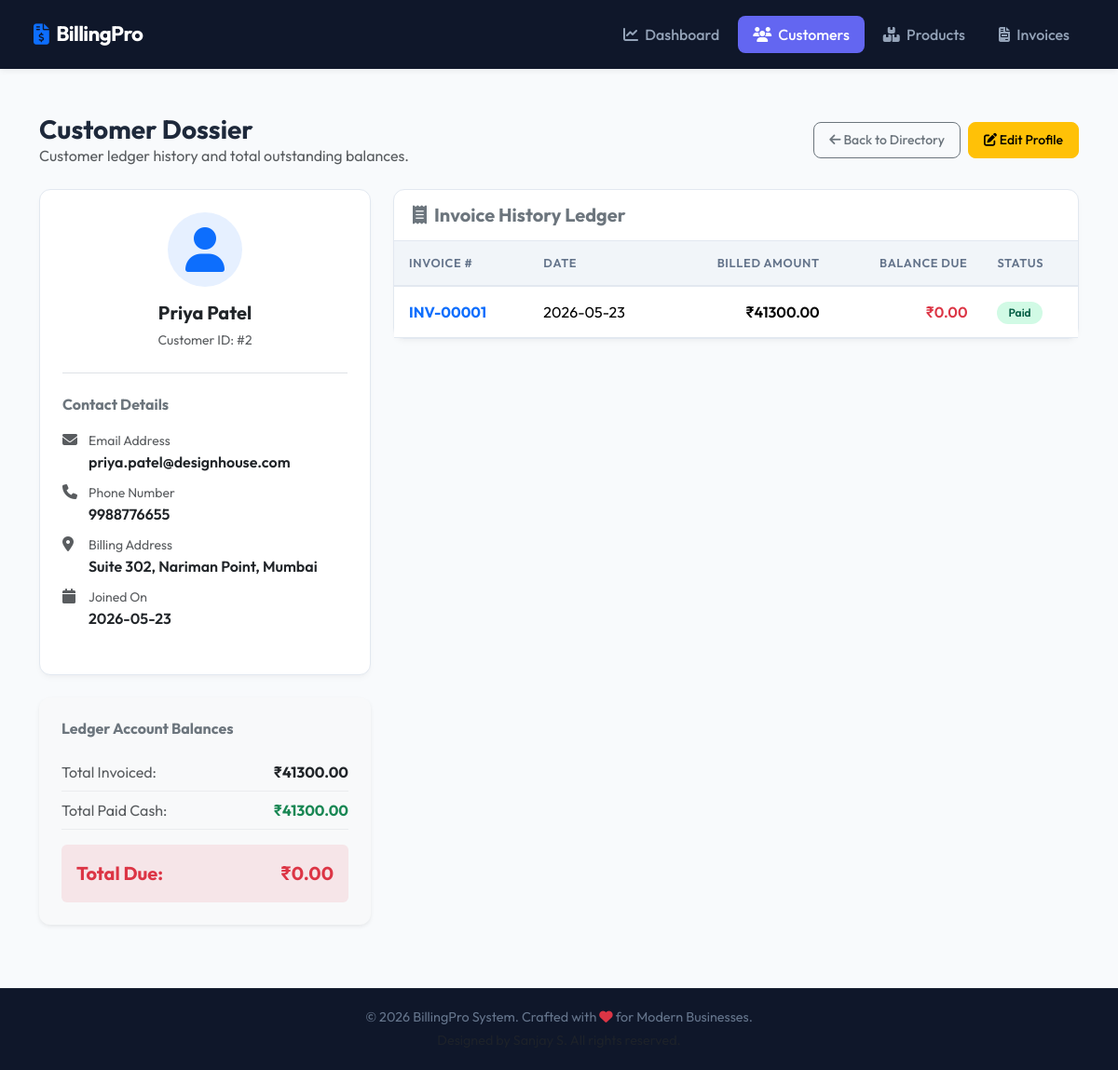
Page /customers/2/ on the committed database.
### core/models.py (models this page shows, shortened)
class Customer(models.Model):
    name = models.CharField(max_length=200)
    email = models.EmailField(unique=True, blank=True, null=True)
    phone = models.CharField(max_length=15, blank=True, null=True)
    address = models.TextField(blank=True, null=True)
    created_at = models.DateTimeField(default=timezone.now)

class Invoice(models.Model):
    customer = models.ForeignKey(Customer, on_delete=models.CASCADE)
    invoice_number = models.CharField(max_length=20, unique=True)
    date = models.DateTimeField(default=timezone.now)
    due_date = models.DateTimeField(blank=True, null=True)
    subtotal = models.DecimalField(max_digits=10, decimal_places=2, default=0.00)
    tax_rate = models.DecimalField(max_digits=5, decimal_places=2, default=0.00) # e.g. 18.00 for 18%
    tax_amount = models.DecimalField(max_digits=10, decimal_places=2, default=0.00)
    discount_amount = models.DecimalField(max_digits=10, decimal_places=2, default=0.00)
    total_amount = models.DecimalField(max_digits=10, decimal_places=2, default=0.00)
    paid = models.BooleanField(default=False)

### core/views.py (the view)
# urls.py: path('customers/<int:pk>/', views.customer_detail, name='customer_detail'),
def customer_detail(request, pk):
    customer = get_object_or_404(Customer, pk=pk)
    invoices = Invoice.objects.filter(customer=customer).order_by('-date')
    total_invoiced = invoices.aggregate(Sum('total_amount'))['total_amount__sum'] or 0.00
    total_paid = Payment.objects.filter(invoice__customer=customer).aggregate(Sum('amount_paid'))['amount_paid__sum'] or 0.00
    balance = total_invoiced - total_paid
    for inv in invoices:
        inv.paid_amount = Payment.objects.filter(invoice=inv).aggregate(Sum('amount_paid'))['amount_paid__sum'] or 0.00
        inv.balance_amount = inv.total_amount - inv.paid_amount
    context = {
        'customer': customer,
        'invoices': invoices,
        'total_invoiced': total_invoiced,
        'total_paid': total_paid,
        'balance': balance,
    }
    return render(request, 'core/customer_detail.html', context)

### templates/core/customer_detail.html (shortened to what this page needs)
{% extends 'core/base.html' %}
{% block content %}
<div class="d-flex justify-content-between align-items-center mb-4">
    <div>
        <h3 class="fw-bold mb-0">Customer Dossier</h3>
        <p class="text-muted mb-0">Customer ledger history and total outstanding balances.</p>
    </div>
    <div class="d-flex gap-2">
        <a href="{% url 'customer_list' %}" class="btn btn-outline-secondary btn-sm"><i class="fa-solid fa-arrow-left"></i> Back to Directory</a>
        <a href="{% url 'customer_edit' customer.id %}" class="btn btn-warning btn-sm"><i class="fa-solid fa-pen-to-square"></i> Edit Profile</a>
    </div>
</div>
<div class="row g-4">
    <div class="col-lg-4">
        <div class="card p-4 mb-4">
            <div class="text-center pb-4 mb-4 border-bottom">
                <div class="bg-primary bg-opacity-10 text-primary rounded-circle d-inline-flex align-items-center justify-content-center mb-3" style="width: 80px; height: 80px;">
                    <i class="fa-solid fa-user fa-3x"></i>
                </div>
                <h5 class="fw-bold mb-1">{{ customer.name }}</h5>
                <span class="text-muted small">Customer ID: #{{ customer.id }}</span>
            </div>
            <div class="mb-4">
                <h6 class="fw-bold text-secondary mb-3">Contact Details</h6>
                <div class="d-flex align-items-start gap-2 mb-2">
                    <i class="fa-solid fa-envelope text-muted mt-1" style="width: 20px;"></i>
                    <div>
                        <span class="text-muted small block">Email Address</span>
                        <div class="fw-semibold">{{ customer.email }}</div>
                    </div>
                </div>
                <div class="d-flex align-items-start gap-2 mb-2">
                    <i class="fa-solid fa-phone text-muted mt-1" style="width: 20px;"></i>
                    <div>
                        <span class="text-muted small block">Phone Number</span>
                        <div class="fw-semibold">{{ customer.phone|default:"N/A" }}</div>
                    </div>
                </div>
                <div class="d-flex align-items-start gap-2 mb-2">
                    <i class="fa-solid fa-location-dot text-muted mt-1" style="width: 20px;"></i>
                    <div>
                        <span class="text-muted small block">Billing Address</span>
                        <div class="fw-semibold">{{ customer.address|default:"N/A" }}</div>
                    </div>
                </div>
                <div class="d-flex align-items-start gap-2">
                    <i class="fa-solid fa-calendar text-muted mt-1" style="width: 20px;"></i>
                    <div>
                        <span class="text-muted small block">Joined On</span>
                        <div class="fw-semibold">{{ customer.created_at|date:"Y-m-d" }}</div>
                    </div>
                </div>
            </div>
        </div>
        <div class="card p-4 bg-light border-0 shadow-sm">
            <h6 class="fw-bold text-secondary mb-3">Ledger Account Balances</h6>
            <div class="d-flex justify-content-between py-2 border-bottom border-dashed border-secondary border-opacity-10">
                <span class="text-muted">Total Invoiced:</span>
                <strong class="text-dark">₹{{ total_invoiced|floatformat:2 }}</strong>
            </div>
            <div class="d-flex justify-content-between py-2 border-bottom border-dashed border-secondary border-opacity-10">
                <span class="text-muted">Total Paid Cash:</span>
                <strong class="text-success">₹{{ total_paid|floatformat:2 }}</strong>
            </div>
            <div class="d-flex justify-content-between py-3 text-danger fs-5 bg-danger bg-opacity-10 p-3 rounded mt-3">
                <span class="fw-bold">Total Due:</span>
                <strong class="fw-bold">₹{{ balance|floatformat:2 }}</strong>
            </div>
        </div>
    </div>
    <div class="col-lg-8">
        <div class="card">
            <div class="card-header bg-transparent d-flex justify-content-between align-items-center">
                <h5 class="fw-bold mb-0 text-secondary"><i class="fa-solid fa-receipt me-2"></i>Invoice History Ledger</h5>
            </div>
            <div class="table-responsive">
                <table class="table mb-0 align-middle">
                    <thead>
                        <tr>
                            <th>Invoice #</th>
                            <th>Date</th>
                            <th class="text-end">Billed Amount</th>
                            <th class="text-end">Balance Due</th>
                            <th>Status</th>
                        </tr>
                    </thead>
                    <tbody>
                        {% for inv in invoices %}
                            <tr>
                                <td>
                                    <a href="{% url 'invoice_detail' inv.id %}" class="fw-bold text-decoration-none">{{ inv.invoice_number }}</a>
                                </td>
                                <td>{{ inv.date|date:"Y-m-d" }}</td>
                                <td class="text-end fw-semibold">₹{{ inv.total_amount|floatformat:2 }}</td>
                                <td class="text-end text-danger fw-semibold">₹{{ inv.balance_amount|floatformat:2 }}</td>
                                <td>
                                    {% if inv.paid %}
                                        <span class="badge bg-paid">Paid</span>
                                    {% elif inv.paid_amount > 0 %}
                                        <span class="badge bg-partial">Partial</span>
                                    {% else %}
                                        <span class="badge bg-unpaid">Unpaid</span>
                                    {% endif %}
                                </td>
                            </tr>
                        {% endfor %}
                    </tbody>
                </table>
            </div>
        </div>
    </div>
</div>
{% endblock %}

### templates/core/base.html (style rules this page uses)
:root { --primary: #6366f1; --primary-hover: #4f46e5; --secondary: #0f172a; --background: #f8fafc; --card-bg: #ffffff; --text-main: #1e293b; --text-muted: #64748b; --border: #e2e8f0; --success: #10b981; --warning: #f59e0b; --danger: #ef4444; }
body { background-color: var(--background); color: var(--text-main); font-family: 'Outfit', 'Inter', sans-serif; min-height: 100vh; display: flex; flex-direction: column; }
.card { background-color: var(--card-bg); border: 1px solid var(--border); border-radius: 12px; box-shadow: 0 4px 6px -1px rgba(0, 0, 0, 0.03), 0 2px 4px -1px rgba(0, 0, 0, 0.02); margin-bottom: 20px; }
.card-header { background-color: transparent; border-bottom: 1px solid var(--border); font-weight: 600; padding: 15px 20px; }
.btn { font-weight: 500; border-radius: 8px; padding: 8px 16px; transition: all 0.2s ease; }
.table { border-collapse: separate; border-spacing: 0; }
.table th { background-color: #f1f5f9; color: var(--text-muted); font-weight: 600; font-size: 0.8rem; text-transform: uppercase; letter-spacing: 0.05em; padding: 14px 16px; border-bottom: 2px solid var(--border); }
.table td { padding: 14px 16px; border-bottom: 1px solid var(--border); vertical-align: middle; }
.badge { font-weight: 600; font-size: 0.75rem; padding: 6px 12px; border-radius: 20px; }
.bg-paid { background-color: #d1fae5; color: #065f46; }

### rows in the picture
Customer: name "Priya Patel", id "2", email "priya.patel@designhouse.com", phone "9988776655", address "Suite 302, Nariman Point, Mumbai", created_at "2026-05-23"
Invoice: invoice_number "INV-00001", date "2026-05-23", total_amount "41300.00", balance_amount "0.00", paid "Paid"

### other values in the picture
{{ total_invoiced|floatformat:2 }} "41300.00"
{{ total_paid|floatformat:2 }} "41300.00"
{{ balance|floatformat:2 }} "0.00"
